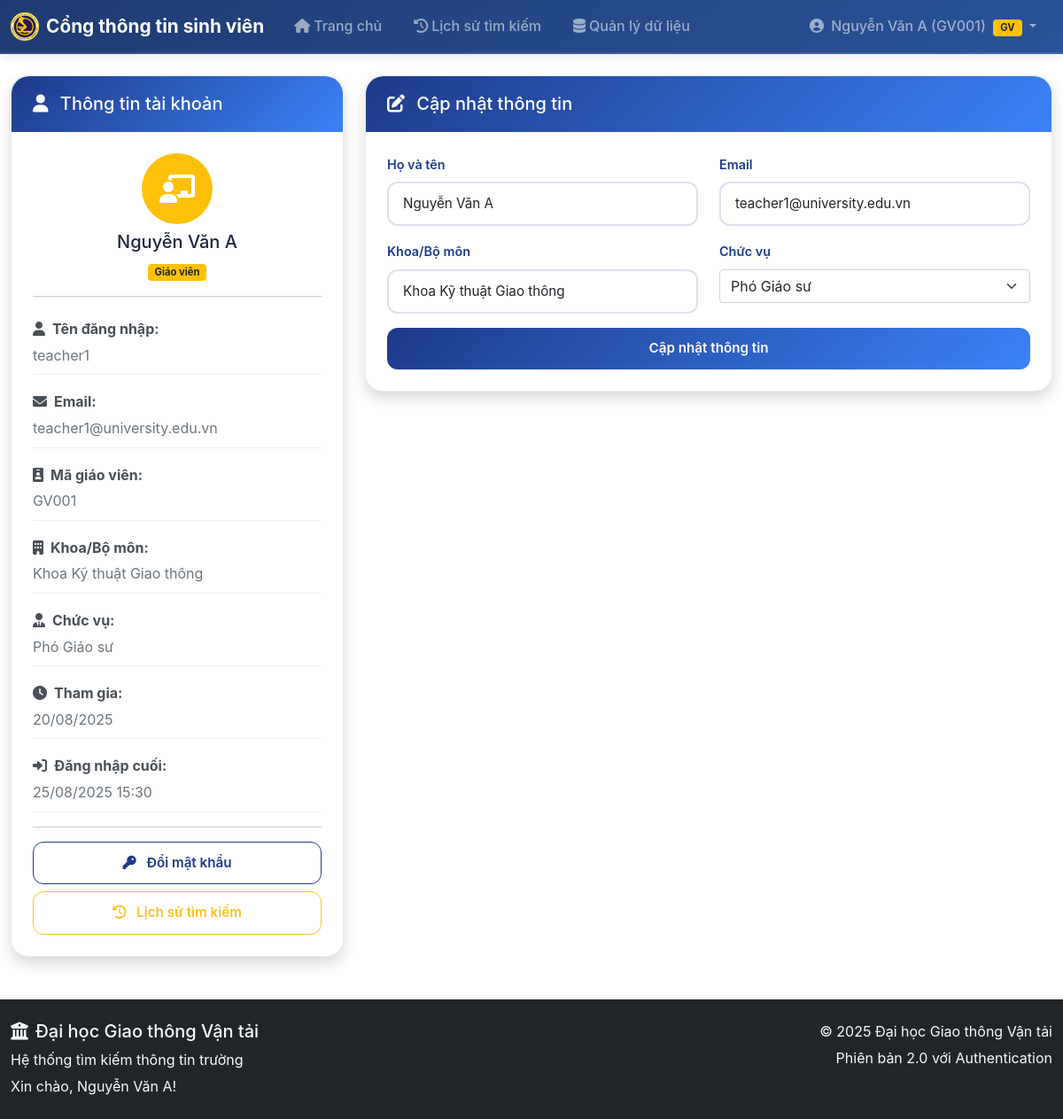
/profile (signed in), run on an earlier commit of the app's database.
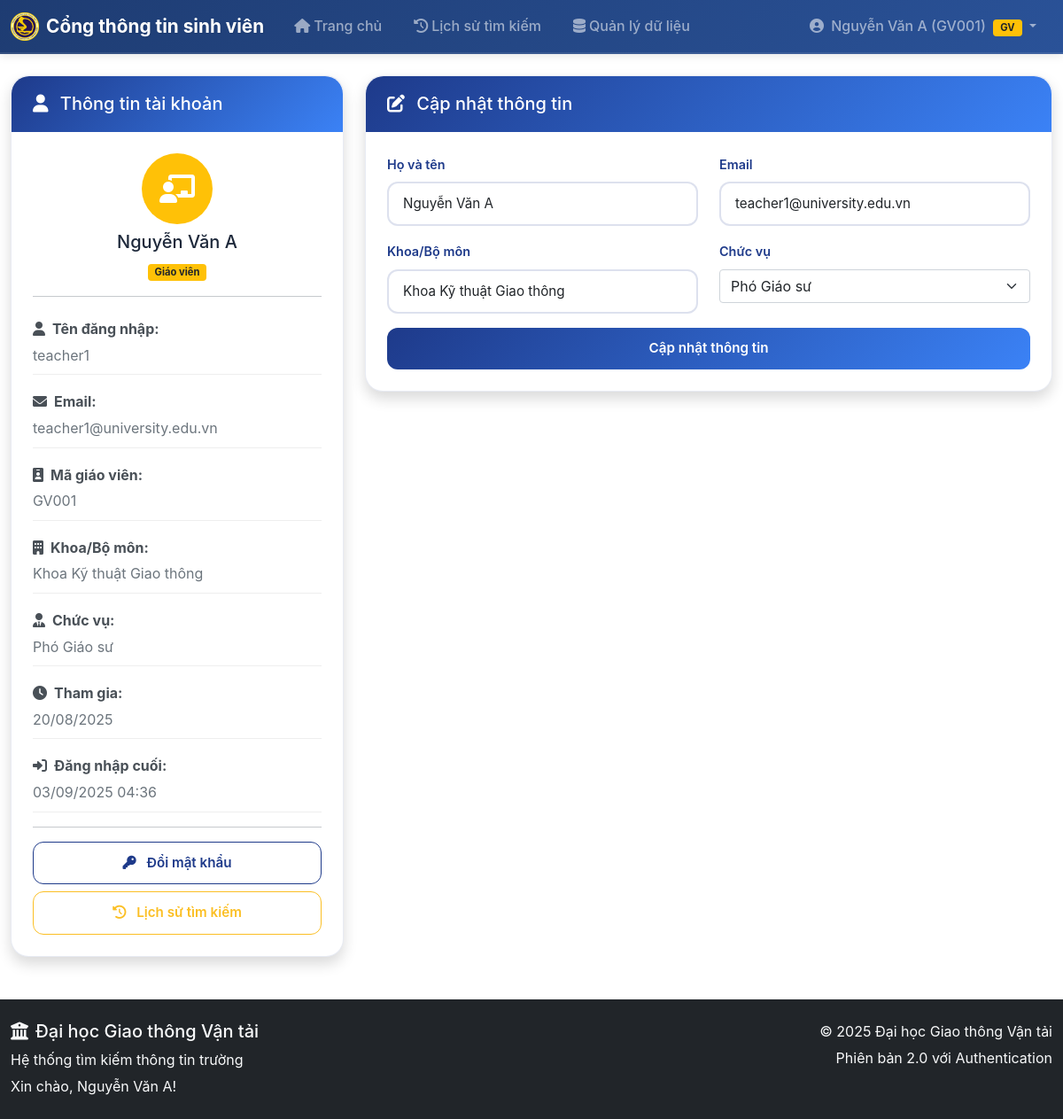
And on a later commit of the database.
### models.py (models this page shows, shortened)
class User(UserMixin, db.Model):
    id = db.Column(db.Integer, primary_key=True)
    username = db.Column(db.String(80), unique=True, nullable=False)
    email = db.Column(db.String(120), unique=True, nullable=False)
    password_hash = db.Column(db.String(255), nullable=False)
    full_name = db.Column(db.String(100), nullable=False)
    role = db.Column(db.String(20), nullable=False, default='teacher')
    teacher_id = db.Column(db.String(20), unique=True, nullable=True)  # Mã giáo viên
    department = db.Column(db.String(100), nullable=True)  # Khoa/Bộ môn
    position = db.Column(db.String(50), nullable=True)  # Chức vụ
    is_active = db.Column(db.Boolean, default=True, nullable=False)
    approval_status = db.Column(db.String(20), default='approved', nullable=False)  # 'pending', 'approved', 'rejected'
    created_at = db.Column(db.DateTime, default=datetime.utcnow)
    last_login = db.Column(db.DateTime, nullable=True)
    def is_teacher(self):
        return self.role == 'teacher'
    def is_admin(self):
        return self.username == 'admin' or self.role == 'admin'
    def get_display_name(self):
        if self.role == 'teacher' and self.teacher_id:
            return f"{self.full_name} ({self.teacher_id})"
        return self.full_name

### app.py (the view, shortened to what this page needs)
@app.route('/profile', methods=['GET', 'POST'])
@login_required
def profile():
    form = ProfileForm()
    if request.method == 'GET':
        form.full_name.data = current_user.full_name
        form.email.data = current_user.email
        form.department.data = current_user.department
        form.position.data = current_user.position
    return render_template('auth/profile.html', form=form)

### forms.py
class ProfileForm(FlaskForm):
    full_name = StringField('Họ và tên', validators=[
        DataRequired(message='Vui lòng nhập họ và tên'),
        Length(min=2, max=100, message='Họ tên phải từ 2-100 ký tự')
    ])
    email = StringField('Email', validators=[
        DataRequired(message='Vui lòng nhập email'),
        Email(message='Email không hợp lệ')
    ])
    major = StringField('Ngành học', validators=[Optional(), Length(max=100)])
    year = IntegerField('Năm học', validators=[Optional()])
    department = StringField('Khoa/Bộ môn', validators=[Optional(), Length(max=100)])
    position = SelectField('Chức vụ', choices=[
        ('', '-- Chọn chức vụ --'),
        ('giang_vien', 'Giảng viên'),
        ('pho_giao_su', 'Phó Giáo sư'),
        ('giao_su', 'Giáo sư'),
        ('truong_khoa', 'Trưởng khoa'),
        ('pho_truong_khoa', 'Phó Trưởng khoa'),
        ('truong_bo_mon', 'Trưởng bộ môn'),
        ('khac', 'Khác')
    ], validators=[Optional()])
    submit = SubmitField('Cập nhật thông tin')

### app.py (called while the page is built)
@login_manager.user_loader
def load_user(user_id):
    return db.session.get(User, int(user_id))

### templates/auth/profile.html (shortened to what the changed rows need)
{% extends "base.html" %}
{% block content %}
<div class="row">
    <div class="col-md-4">
        <div class="card shadow">
            <div class="card-body">
                <div class="text-center mb-3">
                    <div class="avatar-circle bg-warning text-white">
                        <i class="fas fa-chalkboard-teacher fa-2x"></i>
                    </div>
                    <h5 class="mt-2">{{ current_user.full_name }}</h5>
                    <span class="badge bg-warning text-dark">Giáo viên</span>
                </div>
                <div class="info-item">
                    <strong><i class="fas fa-user me-2"></i>Tên đăng nhập:</strong>
                    <span>{{ current_user.username }}</span>
                </div>
                <div class="info-item">
                    <strong><i class="fas fa-envelope me-2"></i>Email:</strong>
                    <span>{{ current_user.email }}</span>
                </div>
                <div class="info-item">
                    <strong><i class="fas fa-id-badge me-2"></i>Mã giáo viên:</strong>
                    <span>{{ current_user.teacher_id or 'Chưa cập nhật' }}</span>
                </div>
                <div class="info-item">
                    <strong><i class="fas fa-building me-2"></i>Khoa/Bộ môn:</strong>
                    <span>{{ current_user.department or 'Chưa cập nhật' }}</span>
                </div>
                <div class="info-item">
                    <strong><i class="fas fa-clock me-2"></i>Tham gia:</strong>
                    <span>{{ current_user.created_at.strftime('%d/%m/%Y') if current_user.created_at else 'N/A' }}</span>
                </div>
                <div class="info-item">
                    <strong><i class="fas fa-sign-in-alt me-2"></i>Đăng nhập cuối:</strong>
                    <span>{{ current_user.last_login.strftime('%d/%m/%Y %H:%M') if current_user.last_login else 'Chưa có' }}</span>
                </div>
            </div>
        </div>
    </div>
    <div class="col-md-8">
        <div class="card shadow">
            <div class="card-body">
                <form method="POST">
                    <div class="row">
                        <div class="col-md-6 mb-3">
                            {{ form.full_name.label(class="form-label") }}
                            {{ form.full_name(class="form-control" + (" is-invalid" if form.full_name.errors else "")) }}
                        </div>
                        <div class="col-md-6 mb-3">
                            {{ form.email.label(class="form-label") }}
                            {{ form.email(class="form-control" + (" is-invalid" if form.email.errors else "")) }}
                        </div>
                    </div>
                    <div class="row">
                        <div class="col-md-6 mb-3">
                            {{ form.department.label(class="form-label") }}
                            {{ form.department(class="form-control" + (" is-invalid" if form.department.errors else "")) }}
                        </div>
                        <div class="col-md-6 mb-3">
                            {{ form.position.label(class="form-label") }}
                            {{ form.position(class="form-select" + (" is-invalid" if form.position.errors else "")) }}
                        </div>
                    </div>
                </form>
            </div>
        </div>
    </div>
</div>
{% endblock %}

### templates/base.html (shortened to what the changed rows need)
<!DOCTYPE html>
<html lang="vi">
<head>
    <link href="https://cdn.jsdelivr.net/npm/bootstrap@5.1.3/dist/css/bootstrap.min.css" rel="stylesheet">
    <link rel="stylesheet" href="https://cdnjs.cloudflare.com/ajax/libs/font-awesome/6.0.0/css/all.min.css">
    <link rel="stylesheet" href="{{ url_for('static', filename='css/style.css') }}">
</head>
<body>
    <nav class="navbar navbar-expand-lg navbar-dark" style="background: linear-gradient(135deg, #1e3c72 0%, #2a5298 100%);">
        <div class="container">
            <div class="collapse navbar-collapse" id="navbarNav">
                <ul class="navbar-nav">
                    {% if current_user.is_authenticated %}
                        <li class="nav-item dropdown">
                            <a class="nav-link dropdown-toggle px-3" href="#" id="navbarDropdown" role="button" data-bs-toggle="dropdown">
                                <i class="fas fa-user-circle me-1"></i>
                                {{ current_user.get_display_name() }}
                                {% if current_user.is_authenticated and current_user.is_teacher() %}
                                    <span class="badge bg-warning text-dark ms-1">GV</span>
                                {% endif %}
                            </a>
                        </li>
                    {% endif %}
                </ul>
            </div>
        </div>
    </nav>
    <main class="container mt-4">
        {% block content %}{% endblock %}
    </main>
    <footer class="bg-dark text-light py-4 mt-5">
        <div class="container">
            <div class="row">
                <div class="col-md-6">
                    <h5><i class="fas fa-university me-2"></i>Đại học Giao thông Vận tải</h5>
                    <p class="mb-1">Hệ thống tìm kiếm thông tin trường</p>
                    <p class="mb-0">
                        {% if current_user.is_authenticated %}
                            Xin chào, {{ current_user.full_name }}!
                        {% else %}
                            Tìm kiếm mở cho tất cả mọi người - Không cần đăng nhập
                        {% endif %}
                    </p>
                </div>
            </div>
        </div>
    </footer>
</body>
</html>

What changed in the data, as far as the page shows it:
changed User "Nguyễn Văn A": last_login "25/08/2025 15:30" → "03/09/2025 04:36"
